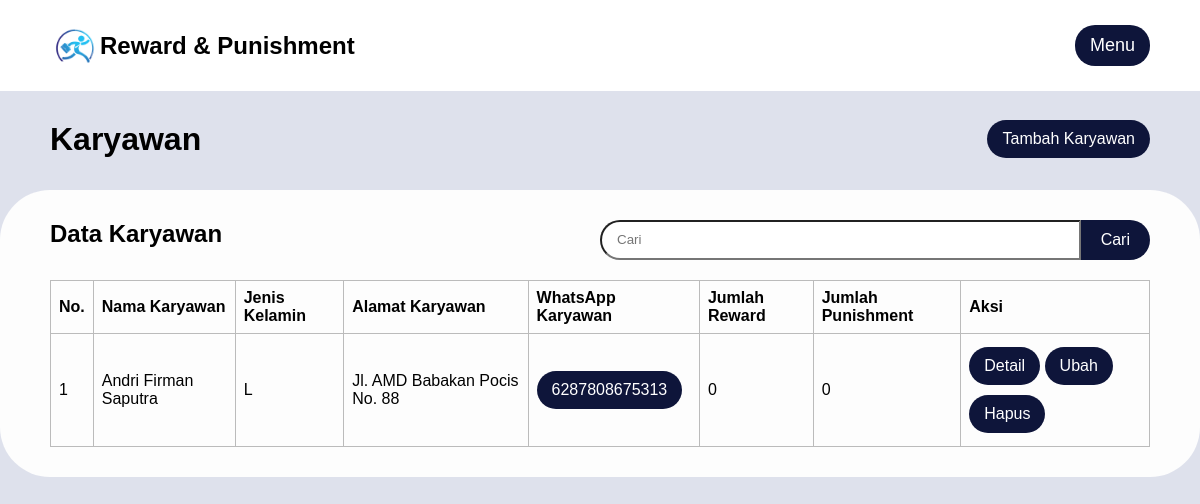
The page /karyawan.php (signed in) on the database as committed earlier.
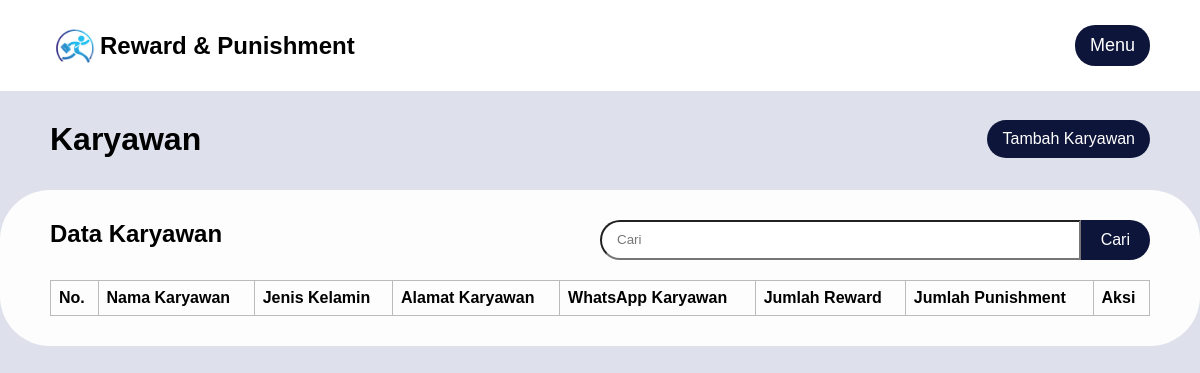
The same page on the database as committed later.
### tables this page shows
CREATE TABLE `karyawan` (
  `id_karyawan` int(11) NOT NULL,
  `nama_karyawan` varchar(50) NOT NULL,
  `jenis_kelamin` enum('L','P') NOT NULL,
  `alamat_karyawan` text NOT NULL,
  `whatsapp_karyawan` varchar(20) NOT NULL
);

### karyawan.php (the view, shortened to what this page needs)
<?php
    require_once 'koneksi.php';
	$karyawan = mysqli_query($koneksi, "SELECT * FROM karyawan ORDER BY nama_karyawan ASC");
?>
<html>
<head>
	<?php include_once 'head.php'; ?>
</head>
<body>
	<?php include_once 'navbar.php'; ?>
	<div class="container anti-navbar">
		<h1 class="float-left">Karyawan</h1>
		<a href="tambah_karyawan.php" class="float-right button">Tambah Karyawan</a>
	</div>
	<div class="container bg-table">
		<h2 class="float-left">Data Karyawan</h2>
		<form method="post" class="form-cari float-right">
	  		<input class="input" type="text" id="cari" name="cari" placeholder="Cari" required value="<?= (isset($_POST['cari'])) ? $_POST['cari'] : ''; ?>">
	  		<button type="submit" class="button align-right" name="btnCari">Cari</button>
    	</form>
        <div class="table-responsive clear">
			<table border="1" cellpadding="10" cellspacing="0">
				<tr>
					<th>No.</th>
					<th>Nama Karyawan</th>
					<th>Jenis Kelamin</th>
					<th>Alamat Karyawan</th>
					<th>WhatsApp Karyawan</th>
					<th>Jumlah Reward</th>
					<th>Jumlah Punishment</th>
					<th>Aksi</th>
				</tr>
				<?php $i = 1; ?>
				<?php foreach ($karyawan as $dk): ?>
					<?php
						$id_karyawan = $dk['id_karyawan'];
						$punishment = mysqli_query($koneksi, "SELECT * FROM punishment WHERE id_karyawan = '$id_karyawan'");
						$reward = mysqli_query($koneksi, "SELECT * FROM reward WHERE id_karyawan = '$id_karyawan'");
					 ?>
					<tr>
						<td><?= $i++; ?></td>
						<td><?= $dk['nama_karyawan']; ?></td>
						<td><?= $dk['jenis_kelamin']; ?></td>
						<td><?= $dk['alamat_karyawan']; ?></td>
						<td><a href="https://wa.me/<?= $dk['whatsapp_karyawan']; ?>" target="_blank" class="button"><?= $dk['whatsapp_karyawan']; ?></a></td>
						<td><?= mysqli_num_rows($reward); ?></td>
						<td><?= mysqli_num_rows($punishment); ?></td>
						<td>
							<a href="detail_karyawan.php?id_karyawan=<?= $dk['id_karyawan']; ?>" class="button">Detail</a>
							<a href="ubah_karyawan.php?id_karyawan=<?= $dk['id_karyawan']; ?>" class="button">Ubah</a>
							<a href="hapus_karyawan.php?id_karyawan=<?= $dk['id_karyawan']; ?>" onclick="return confirm('Apakah Anda yakin ingin menghapus Data Karyawan <?= $dk['nama_karyawan']; ?>?')" class="button">Hapus</a>
						</td>
					</tr>
				<?php endforeach ?>
			</table>
        </div>
	</div>
</body>
</html>

### head.php (shortened to what this page needs)
<link rel="stylesheet" href="style.css">

### navbar.php (shortened to what this page needs)
<navbar class="navbar navbar-fixed-top">
  <div class="navbar-container">
    <a class="navbar-title" href="index.php"><img src="img/logo.png"> <span>Reward & Punishment</span></a>
      <div class="navbar-nav">
        <?php if (isset($_SESSION['id_user'])): ?>
          <div class="dropdown">
            <button class="dropdown-button button">Menu</button>
          </div>
        <?php else: ?>
          <a class="button" href="login.php">Login</a>
        <?php endif ?>
      </div>
  </div>
</navbar>

### style.css (style rules this page uses)
* { font-family: 'Tahoma', sans-serif; }
body { background-color: #dee1ec; margin: 0; padding: 0; }
.container { padding: 10px 50px; }
.navbar { background-color: #fff; }
.navbar-fixed-top { position: fixed; top: 0; width: 100%; z-index: 999; }
.navbar-container { display: flex; justify-content: space-between; padding: 0 50px; }
.navbar-title { font-size: 24px; font-weight: bold; text-decoration: none; margin: auto 0; color: #000; display: flex; align-items: center; }
.anti-navbar { padding-top: 100px; }
.navbar-title img { width: 50px; }
.navbar-nav { display: inline-block; float: none; vertical-align: top; margin: 20px 0; }
.button { margin-top: 5px; margin-bottom: 5px; display: inline-block; padding: 10px 15px; background-color: #0e153a; color: #fff; text-decoration: none; border-radius: 20px; border: none; text-align: center; transition: all 0.2s ease-in-out; }
.label, .input { display: block; width: 100%; }
.input { margin-top: 5px; margin-bottom: 15px; padding: 10px; border-radius: 20px; }
.align-right { display: block; margin-left: auto; }
.float-left { float: left; }
.float-right { float: right; margin-top: 20px; }
.clear { clear: both; }
.form-cari { margin-top: 20px; margin-bottom: 20px; display: flex; justify-content: center; width: 50%; }
.form-cari input { border-radius: 20px 0 0 20px; height: 40px; margin: 0; padding: 15px; }
.form-cari button { background-color: #0e153a; border: none; color: white; font-size: 16px; border-radius: 0 20px 20px 0; height: 40px; margin: 0; padding: 10px 20px; }
.dropdown-button { cursor: pointer; font-size: 18px; }
.bg-table { border-radius: 50px; padding-top: 10px; padding-bottom: 30px; background-color: #fdfdfd; }
.table-responsive { overflow-x: auto; }
.table-responsive table { width: 100%; border-collapse: collapse; }
.table-responsive th, .table-responsive td { padding: 8px; text-align: left; border: 1px solid #bbb; }

Rows that differ between the two databases and show on the page:
removed karyawan: nama_karyawan "Andri Firman Saputra", jenis_kelamin "L", alamat_karyawan "Jl. AMD Babakan Pocis No. 88", whatsapp_karyawan "6287808675313", mysqli_num_rows($reward) "0", mysqli_num_rows($punishment) "0"
